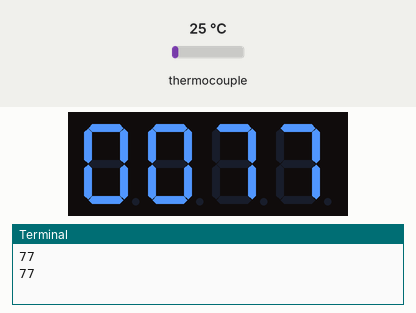
The program below on a simulated Raspberry Pi (BCM pin numbers). On the bench: 4-digit seven-segment display, the last lines printed to the terminal. Inputs (shaded band) come from the test bench; at power-on: thermocouple 25 °C. Library files of the repository ran but are not shown: tm1637.py.

Above: at 1.2 s.
1.3 s: thermocouple set to 6 °C
At 2.4 s:
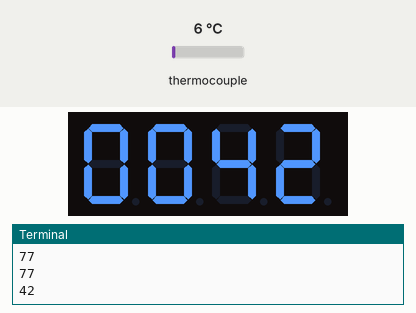
3.5 s: thermocouple set to 75 °C
At 5.2 s:
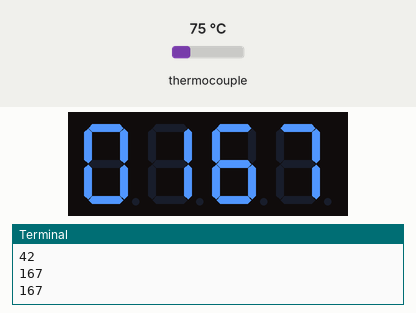
5.5 s: thermocouple set to 150 °C
At 6.9 s:
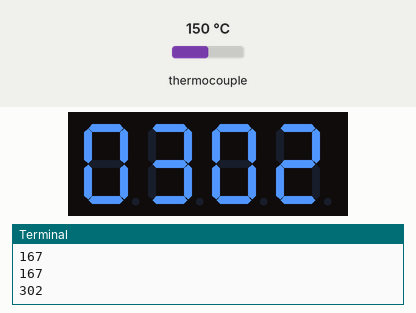
Timing chart, 0 to 8.5 s (numbered marks = the images above; inputs shaded):
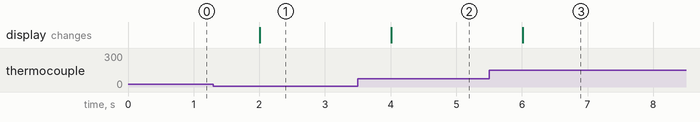

Measured:
- after the input at 1.3 s, the display: changes after 0.71 s (image 1)
- after the input at 3.5 s, the display: changes after 0.51 s (image 2)
- after the input at 5.5 s, the display: changes after 0.51 s (image 3)

The program:

temperature-readout.py
```python
import tm1637
import time
import atexit
import board
import busio
import digitalio
import adafruit_max31855

Display = tm1637.TM1637(CLK=21, DIO=20, brightness=1.0)

spi = busio.SPI(board.SCK, MOSI=board.MOSI, MISO=board.MISO)
cs = digitalio.DigitalInOut(board.D5)

max31855 = adafruit_max31855.MAX31855(spi, cs)

def cleanup():
	Display.cleanup()

atexit.register(cleanup)

while True:
	try:
		tempC = max31855.temperature
	except RuntimeError:
		print('runtime error')
		Display.Show([0, 0, 0, 0])
	else:
		tempF = tempC * 9 / 5 + 32

		tempInt = int(tempF)
		print(tempInt)

		Display.Show([
			(tempInt // 1000) % 10,
			(tempInt // 100) % 10,
			(tempInt // 10) % 10,
			tempInt % 10,
		])

	time.sleep(1.0)
```
